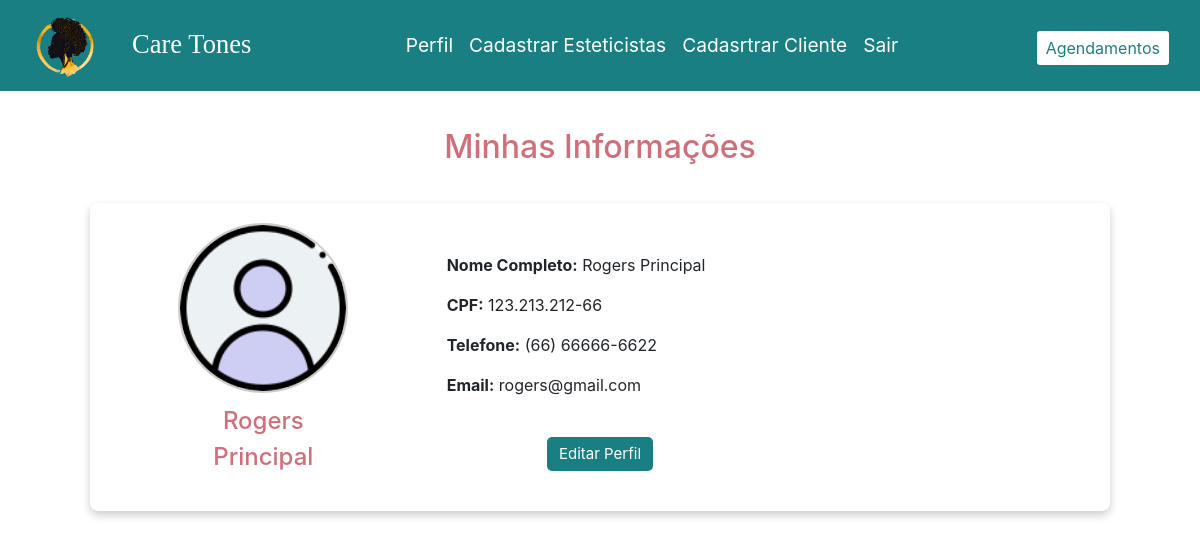
Screenshot of /atendente/perfilAtendente.php (signed in) with the database file from the repository.
### tables this page shows
CREATE TABLE `atendente` (
  `cpf_atendente` varchar(14) NOT NULL,
  `nome_atendente` varchar(100) NOT NULL,
  `foto_atendente` varchar(255) DEFAULT NULL,
  `telefone_atendente` varchar(15) NOT NULL,
  `email_atendente` varchar(50) NOT NULL,
  `senha_atendente` varchar(100) NOT NULL,
  `token_atendente` varchar(300) NOT NULL
);

### atendente/perfilAtendente.php (the view, shortened to what this page needs)
<?php
    $conexaoMini = new Conexao();
    $conexao = $conexaoMini->getConexao();
    $token = $_SESSION['usuario_token'];
    $stmt = $conexao->prepare("SELECT * FROM atendente WHERE token_atendente = ?");
    $stmt->bind_param("s", $token);
    $stmt->execute();
    $resultado = $stmt->get_result();
    $atendente = $resultado->fetch_assoc();
?>
<!DOCTYPE html>
<html lang="pt-br">
<head>
    <link rel="stylesheet" href="https://stackpath.bootstrapcdn.com/bootstrap/4.5.2/css/bootstrap.min.css">
    <link rel="stylesheet" href="https://cdnjs.cloudflare.com/ajax/libs/font-awesome/6.2.1/css/all.min.css" />
    <link rel="stylesheet" href="../css/style.css">
    <link rel="stylesheet" href="../css/perfil.css">
</head>
<body>
    <nav class="navbar navbar-expand-lg">
        <div class="container-fluid">
            <a class="navbar-brand"> <img class="rounded-circle ms-4" src="../logo/Logo.png" alt="Logo care tones" width="69px"> </a>
            <div class="logo">
                <a class="nav-link active" aria-current="page" href="home.php">Care Tones</a>
            </div>
            <div class="collapse navbar-collapse" id="navbarSupportedContent" >
                <ul class="navbar-nav w-auto">
                    <li class="nav-item pe-4 ps-4">
                    <a class="nav-link active" aria-current="page" href="perfilAtendente.php">Perfil</a>
                    </li>
                    <li class="nav-item pe-4 ps-4">
                    <a class="nav-link active" aria-current="page" href="../esteticista/consultarEsteticista.php">Cadastrar Esteticistas</a>
                    </li>
                    <li class="nav-item pe-4 ps-4">
                    <a class="nav-link active" aria-current="page" href="../cliente/consultarCliente.php">Cadasrtrar Cliente</a>
                    </li>
                    <li class="nav-item pe-4 ps-4">
                        <a class="nav-link active" aria-current="page" href="/glow_schedule/controller/logout.php">Sair</a>
                    </li>
                </ul>
                <button type="button" class="btn btn-sm btn-link me-4 ms-4" id="link_agendamentos_ativado" > <a href="/glow_schedule/agendamento/agendamentoAt.php" id="link_agendamentos_ativado">Agendamentos</a></button>
            </div>
        </div>
    </nav>
    <h2>Minhas Informações</h2>
    <div class="container mt-4" id="perfil_conteiner">
        <div class="card mb-4" id="perfil_card" style="max-width: 1000px; margin: auto; border: none;">
            <div class="row g-0">
                <div class="profile-pic-container_visualizar">
                    <img src="<?php
                        $fotoPath = $_SERVER['DOCUMENT_ROOT'] . "/glow_schedule/" . $atendente['foto_atendente'];
                        echo (file_exists($fotoPath) && !empty($atendente['foto_atendente']))
                            ? "/glow_schedule/" . htmlspecialchars($atendente['foto_atendente'])
                            : "../iconesPerfil/perfilPadrao.png";
                    ?>" alt="Foto do Atendente" class="profile-pic" id="profile-pic-preview">
                    <p id="nome_perfil"><strong></strong> <?php echo htmlspecialchars($atendente['nome_atendente']); ?></p>
                </div>
                <div class="col-md-8" style="margin-top: 30px;">
                    <p><strong>Nome Completo:</strong> <?php echo ($atendente['nome_atendente']); ?></p>
                    <p><strong>CPF:</strong> <?php echo ($atendente['cpf_atendente']); ?></p>
                    <p><strong>Telefone:</strong> <?php echo ($atendente['telefone_atendente']); ?></p>
                    <p><strong>Email:</strong> <?php echo ($atendente['email_atendente']); ?></p>
                </div>
            </div>
        </div>
        <div class="text-center mt-4">
            <a href="http://localhost/glow_schedule/atendente/editarAtendente.php?cpf_atendente=<?php echo htmlspecialchars($atendente['cpf_atendente']); ?>" class="btn btn-primary" id="editar_perfil_button">Editar Perfil</a>
        </div>
    </div>
</body>
</html>

### css/style.css (style rules this page uses)
* { margin: 0; padding: 0; box-sizing: border-box; }
.logo { font-family: 'Cinzel', serif; font-family: 'Playfair Display', serif; font-size: 1.66rem; }
h2 { color: #CF6F7A; text-align: center; margin-top:37px !important; margin-bottom: 37px !important; }
nav { background-color: #1A7F83; }
.navbar-nav { width: 200px; margin: auto; font-size: larger; }
.nav-link { color:#ffffff !important; }
.navbar-nav .nav-link.active { text-decoration: none; position: relative; }
.navbar-nav .nav-link.active:before { content: " "; position: absolute; width: 100%; height: 1px; bottom: 0; left: 0; background-color: #D3DFE5; visibility: hidden; -webkit-transform: scaleX(0); transform: scaleX(0); -webkit-transition: all 0.9s ease-in-out 0s; transition: 0.6s; }
.navbar .btn-link { text-decoration: none; font-size: medium !important; background-color: #D3DFE5 !important; margin-top: 6px !important; }
#link_agendamentos_ativado { background-color:#ffffff !important; text-decoration: none; color: #1A7F83; }

### css/perfil.css (style rules this page uses)
#nome_perfil { color: #CF6F7A; text-align: center; font-weight: 450; font-size: x-large; margin-top: 10px; margin-bottom: 35px; }
#perfil_conteiner { width: 85%; margin: 0 auto; padding: 20px; padding-bottom: 40px; border: none; box-shadow: 0 4px 8px rgba(0, 0, 0, 0.2); border-radius: 8px; background-color: #fff; }
.profile-pic-container_visualizar { position: relative; width: 170px; height: 170px; margin: 0 auto 12px; }
.profile-pic { width: 100%; height: 100%; object-fit: cover; border-radius: 50%; border: 2px solid #ccc; }
#editar_perfil_button { border-radius: 5px; color: #fff; font-size: 15px !important; font-size: 1rem; font-weight: 400; border: none; cursor: pointer; transition: all 0.2s ease; background: #1A7F83; }

### rows the page displays
atendente: nome_atendente "Rogers Principal", cpf_atendente "123.213.212-66", telefone_atendente "(66) 66666-6622", email_atendente "rogers@gmail.com"
